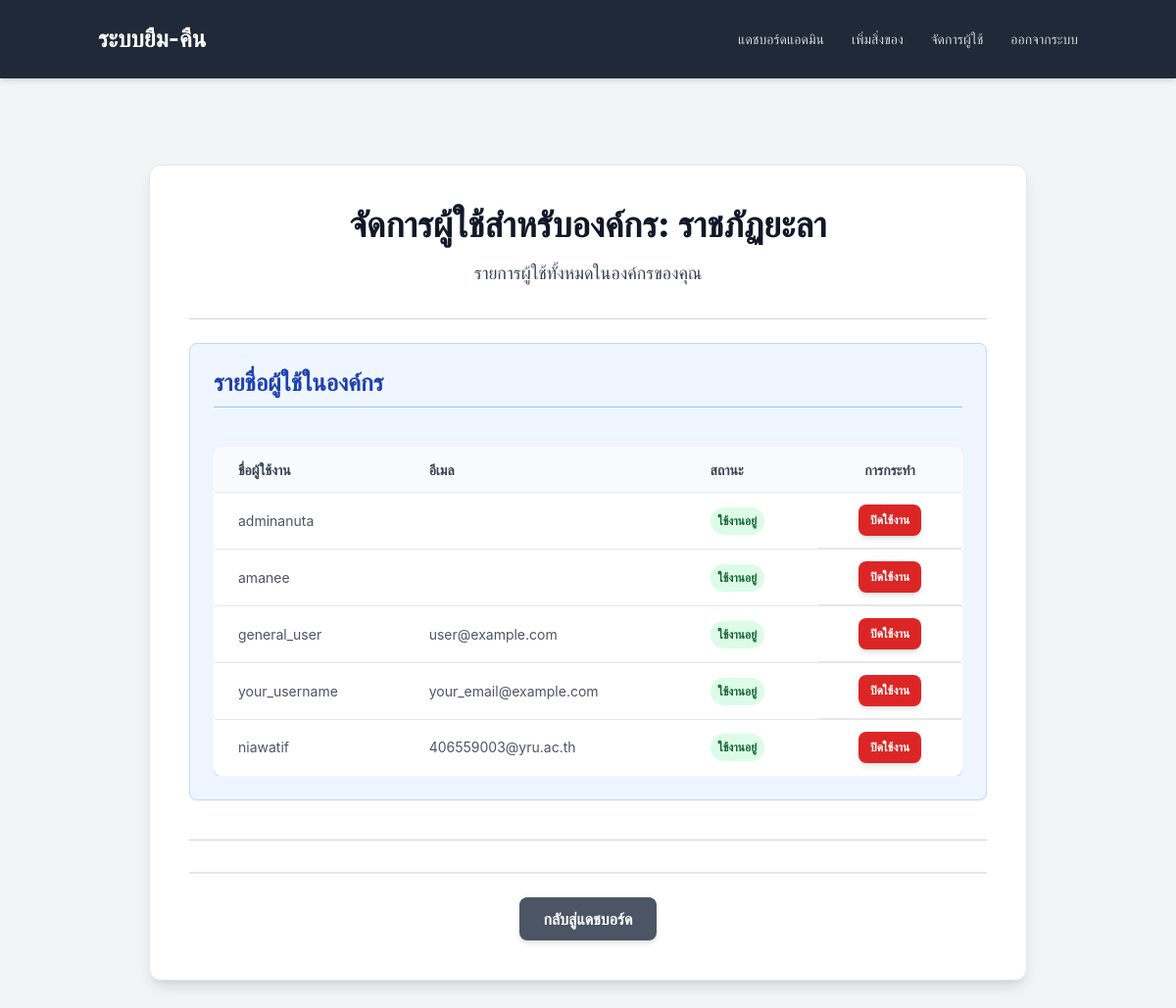
/manage-users/ (signed in), run on the app's committed database.
### users/models.py (models this page shows, shortened)
class Organization(models.Model):
    name = models.CharField(max_length=200, unique=True)
    address = models.CharField(max_length=255)
    business_type = models.CharField(max_length=100)

class CustomUser(AbstractUser):
    organization = models.ForeignKey(
        Organization,
        on_delete=models.CASCADE,
        null=True,
        blank=True
    )
    is_platform_admin = models.BooleanField(default=False)
    is_org_admin = models.BooleanField(default=False)

### users/views.py (the view)
# urls.py: path('manage-users/', views.manage_organization_users, name='manage_organization_users'),
@login_required
def manage_organization_users(request):
    if not request.user.is_org_admin:
        messages.error(request, "คุณไม่มีสิทธิ์เข้าถึงหน้านี้")
        return redirect('dashboard')
    if not request.user.organization:
        messages.error(request, "บัญชีผู้ดูแลองค์กรของคุณยังไม่ได้ถูกผูกกับองค์กร")
        return redirect('dashboard')
    organization = request.user.organization
    organization_users = CustomUser.objects.filter(organization=organization).exclude(id=request.user.id)
    context = {
        'organization_users': organization_users,
        'organization_name': organization.name
    }
    return render(request, 'users/manage_organization_users.html', context)

### users/templates/users/manage_organization_users.html (shortened to what this page needs)
{% extends 'users/base.html' %}
{% block content %}
<div class="bg-white p-6 md:p-8 lg:p-10 rounded-xl shadow-lg max-w-4xl mx-auto my-8 border border-gray-200">
    <h1 class="text-3xl md:text-4xl font-extrabold text-gray-900 mb-4 text-center">จัดการผู้ใช้สำหรับองค์กร: {{ organization_name }}</h1>
    <p class="text-gray-700 mb-8 text-center text-lg">รายการผู้ใช้ทั้งหมดในองค์กรของคุณ</p>
    <hr class="my-6 border-gray-300">
    <div class="mb-10 p-6 bg-blue-50 rounded-lg shadow-sm border border-blue-200">
        <h2 class="text-2xl font-bold text-blue-800 mb-4 border-b pb-2 border-blue-300">รายชื่อผู้ใช้ในองค์กร</h2>
        {% if organization_users %}
            <div class="overflow-x-auto">
                <table class="min-w-full bg-white rounded-lg overflow-hidden border border-gray-200">
                    <thead>
                        <tr class="bg-gray-100 text-gray-700 uppercase text-sm leading-normal">
                            <th class="py-3 px-6 text-left font-semibold">ชื่อผู้ใช้งาน</th>
                            <th class="py-3 px-6 text-left font-semibold">อีเมล</th>
                            <th class="py-3 px-6 text-left font-semibold">สถานะ</th>
                            <th class="py-3 px-6 text-center font-semibold">การกระทำ</th>
                        </tr>
                    </thead>
                    <tbody class="text-gray-700 text-sm">
                        {% for user_obj in organization_users %}
                            <tr class="border-b border-gray-200 hover:bg-gray-50 transition duration-150 ease-in-out">
                                <td class="py-3 px-6 text-left whitespace-nowrap">{{ user_obj.username }}</td>
                                <td class="py-3 px-6 text-left">{{ user_obj.email }}</td>
                                <td class="py-3 px-6 text-left">
                                    {% if user_obj.is_active %}
                                        <span class="px-2 py-1 inline-flex text-xs leading-5 font-semibold rounded-full bg-green-100 text-green-800">ใช้งานอยู่</span>
                                    {% else %}
                                        <span class="px-2 py-1 inline-flex text-xs leading-5 font-semibold rounded-full bg-red-100 text-red-800">ปิดใช้งาน</span>
                                    {% endif %}
                                </td>
                                <td class="py-3 px-6 text-center flex justify-center items-center space-x-2">
                                    {% if user_obj.is_active %}
                                        <a href="{% url 'deactivate_user' user_obj.id %}" class="bg-red-600 hover:bg-red-700 text-white text-xs font-semibold py-2 px-3 rounded-lg transition duration-300 transform hover:scale-105 shadow-md">ปิดใช้งาน</a>
                                    {% else %}
                                        <a href="{% url 'activate_user' user_obj.id %}" class="bg-green-600 hover:bg-green-700 text-white text-xs font-semibold py-2 px-3 rounded-lg transition duration-300 transform hover:scale-105 shadow-md">เปิดใช้งาน</a>
                                    {% endif %}
                                </td>
                            </tr>
                        {% endfor %}
                    </tbody>
                </table>
            </div>
        {% else %}
            <p class="text-gray-600 italic py-2">ไม่พบผู้ใช้ในองค์กรของคุณ (นอกเหนือจากตัวคุณเอง)</p>
        {% endif %}
    </div>
    <hr class="my-6 border-gray-300">
    <div class="mt-8 pt-6 border-t-2 border-gray-200 flex flex-wrap gap-4 justify-center">
        <a href="{% url 'dashboard' %}" class="bg-gray-600 hover:bg-gray-700 text-white font-semibold py-2.5 px-6 rounded-lg transition duration-300 transform hover:scale-105 shadow-md">กลับสู่แดชบอร์ด</a>
    </div>
</div>
{% endblock content %}

### users/templates/users/base.html (style rules this page uses)
body { font-family: 'Inter', sans-serif; background-color: #f3f4f6; min-height: 100vh; display: flex; flex-direction: column; }
h1, h2, h3 { color: #1f2937; font-weight: 700; margin-bottom: 1.5rem; }
h1 { font-size: 2.25rem; text-align: center; }
h2 { font-size: 1.875rem; }
table { width: 100%; border-collapse: collapse; margin-top: 1.5rem; background-color: #ffffff; border-radius: 0.5rem; overflow: hidden; box-shadow: 0 1px 3px 0 rgba(0, 0, 0, 0.1), 0 1px 2px 0 rgba(0, 0, 0, 0.06); }
th, td { padding: 1rem 1.5rem; text-align: left; border-bottom: 1px solid #e5e7eb; }
th { background-color: #f9fafb; font-weight: 600; color: #374151; text-transform: uppercase; font-size: 0.875rem; }
td { color: #4b5563; }
tr:last-child td { border-bottom: none; }

### data on the page
Organization: name "ราชภัฏยะลา"
CustomUser: username "adminanuta", is_active "ใช้งานอยู่"
CustomUser: username "amanee", is_active "ใช้งานอยู่"
CustomUser: username "general_user", email "user@example.com", is_active "ใช้งานอยู่"
CustomUser: username "your_username", email "your_email@example.com", is_active "ใช้งานอยู่"
CustomUser: username "niawatif", email "406559003@yru.ac.th", is_active "ใช้งานอยู่"
